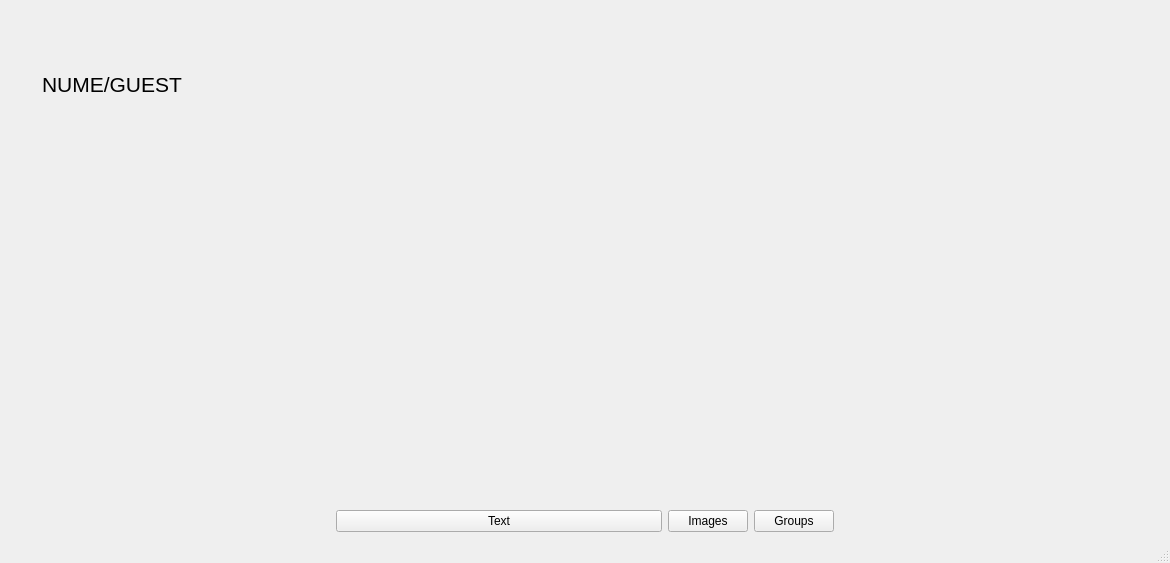
<?xml version="1.0" encoding="UTF-8"?>
<ui version="4.0">
 <class>MainWindow</class>
 <widget class="QMainWindow" name="MainWindow">
  <property name="geometry">
   <rect>
    <x>0</x>
    <y>0</y>
    <width>1170</width>
    <height>563</height>
   </rect>
  </property>
  <property name="windowTitle">
   <string>MainWindow</string>
  </property>
  <widget class="QWidget" name="centralwidget">
   <layout class="QVBoxLayout" name="verticalLayout_3">
    <item>
     <layout class="QVBoxLayout" name="verticalLayout_2">
      <item>
       <layout class="QHBoxLayout" name="horizontalLayout_3">
        <item>
         <widget class="QLabel" name="accountPhoto">
          <property name="enabled">
           <bool>true</bool>
          </property>
          <property name="text">
           <string/>
          </property>
          <property name="pixmap">
           <pixmap>../images/PrincipalPageImages/pozaCOntPixelResized.png</pixmap>
          </property>
          <property name="scaledContents">
           <bool>true</bool>
          </property>
         </widget>
        </item>
        <item>
         <spacer name="verticalSpacer_2">
          <property name="orientation">
           <enum>Qt::Vertical</enum>
          </property>
          <property name="sizeHint" stdset="0">
           <size>
            <width>20</width>
            <height>40</height>
           </size>
          </property>
         </spacer>
        </item>
        <item>
         <widget class="QLabel" name="label">
          <property name="font">
           <font>
            <pointsize>16</pointsize>
           </font>
          </property>
          <property name="text">
           <string>NUME/GUEST</string>
          </property>
         </widget>
        </item>
        <item>
         <spacer name="horizontalSpacer">
          <property name="orientation">
           <enum>Qt::Horizontal</enum>
          </property>
          <property name="sizeHint" stdset="0">
           <size>
            <width>40</width>
            <height>20</height>
           </size>
          </property>
         </spacer>
        </item>
       </layout>
      </item>
      <item>
       <spacer name="verticalSpacer">
        <property name="orientation">
         <enum>Qt::Vertical</enum>
        </property>
        <property name="sizeHint" stdset="0">
         <size>
          <width>20</width>
          <height>30</height>
         </size>
        </property>
       </spacer>
      </item>
      <item>
       <spacer name="verticalSpacer_3">
        <property name="orientation">
         <enum>Qt::Vertical</enum>
        </property>
        <property name="sizeHint" stdset="0">
         <size>
          <width>20</width>
          <height>40</height>
         </size>
        </property>
       </spacer>
      </item>
      <item>
       <layout class="QHBoxLayout" name="horizontalLayout_4">
        <item>
         <layout class="QGridLayout" name="gridLayout">
          <item row="0" column="1">
           <widget class="QLabel" name="textPhoto">
            <property name="text">
             <string/>
            </property>
            <property name="pixmap">
             <pixmap>../images/PrincipalPageImages/pozaTextResized.png</pixmap>
            </property>
            <property name="scaledContents">
             <bool>true</bool>
            </property>
           </widget>
          </item>
          <item row="0" column="2">
           <widget class="QLabel" name="imagesPhoto">
            <property name="text">
             <string/>
            </property>
            <property name="pixmap">
             <pixmap>../images/PrincipalPageImages/pozaImaginiResized.png</pixmap>
            </property>
            <property name="scaledContents">
             <bool>true</bool>
            </property>
           </widget>
          </item>
          <item row="0" column="3">
           <widget class="QLabel" name="groupPhoto">
            <property name="text">
             <string/>
            </property>
            <property name="pixmap">
             <pixmap>../images/PrincipalPageImages/pozaGrupResized.png</pixmap>
            </property>
            <property name="scaledContents">
             <bool>true</bool>
            </property>
           </widget>
          </item>
          <item row="0" column="0">
           <spacer name="horizontalSpacer_4">
            <property name="orientation">
             <enum>Qt::Horizontal</enum>
            </property>
            <property name="sizeHint" stdset="0">
             <size>
              <width>40</width>
              <height>20</height>
             </size>
            </property>
           </spacer>
          </item>
          <item row="1" column="1">
           <spacer name="horizontalSpacer_2">
            <property name="orientation">
             <enum>Qt::Horizontal</enum>
            </property>
            <property name="sizeHint" stdset="0">
             <size>
              <width>40</width>
              <height>20</height>
             </size>
            </property>
           </spacer>
          </item>
          <item row="2" column="3">
           <widget class="QPushButton" name="groupButton">
            <property name="text">
             <string>Groups</string>
            </property>
           </widget>
          </item>
          <item row="0" column="4">
           <spacer name="horizontalSpacer_3">
            <property name="orientation">
             <enum>Qt::Horizontal</enum>
            </property>
            <property name="sizeHint" stdset="0">
             <size>
              <width>40</width>
              <height>20</height>
             </size>
            </property>
           </spacer>
          </item>
          <item row="2" column="2">
           <widget class="QPushButton" name="imagesButton">
            <property name="text">
             <string>Images</string>
            </property>
           </widget>
          </item>
          <item row="2" column="1">
           <widget class="QPushButton" name="textButton">
            <property name="text">
             <string>Text</string>
            </property>
           </widget>
          </item>
         </layout>
        </item>
       </layout>
      </item>
     </layout>
    </item>
   </layout>
  </widget>
  <widget class="QMenuBar" name="menubar">
   <property name="geometry">
    <rect>
     <x>0</x>
     <y>0</y>
     <width>1170</width>
     <height>32</height>
    </rect>
   </property>
  </widget>
  <widget class="QStatusBar" name="statusbar"/>
 </widget>
 <resources/>
 <connections/>
</ui>
